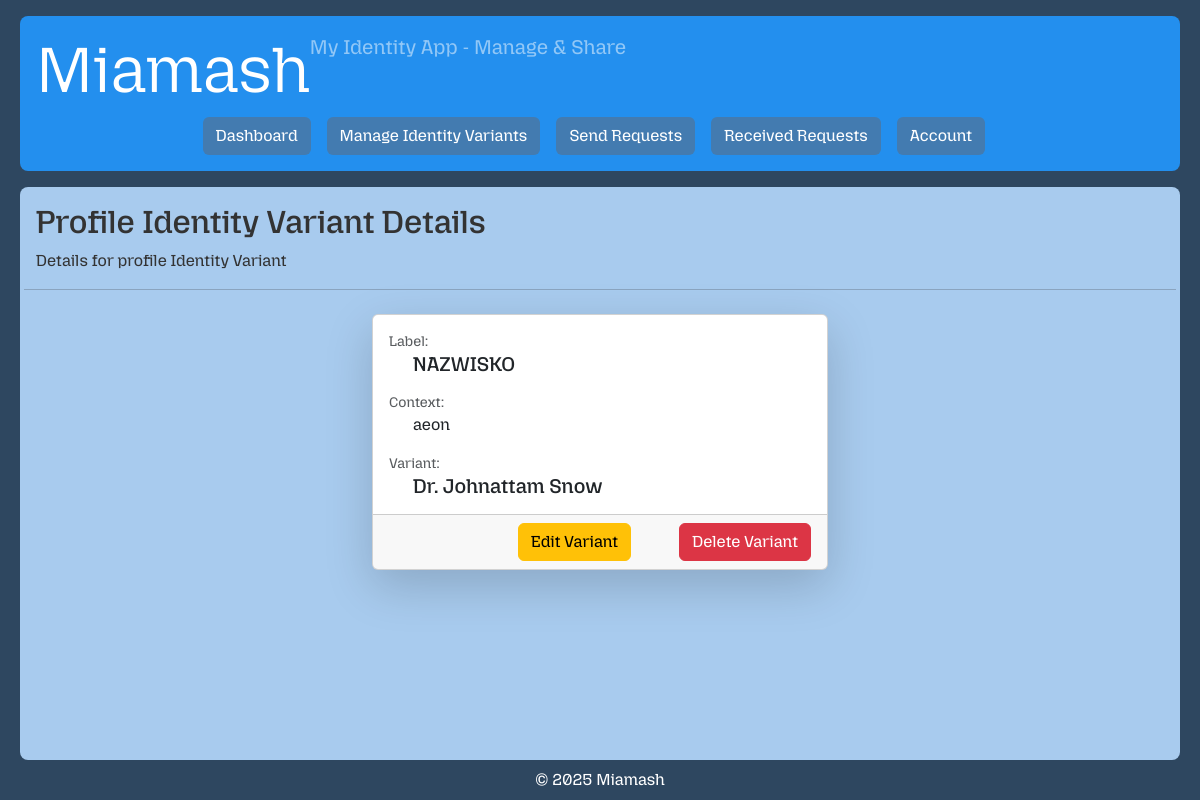
The app's page /profile/identity-variant/4/ (signed in), older data.
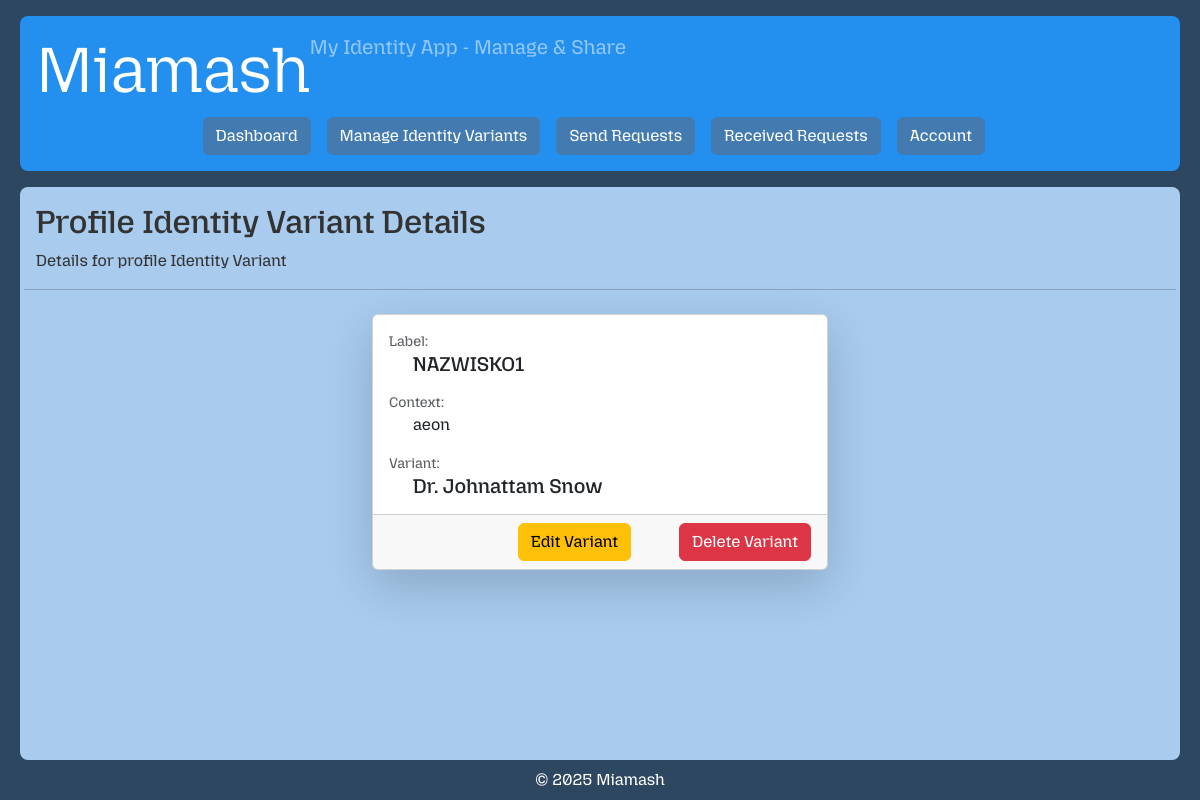
The same page, newer data.
### core/models.py (models this page shows, shortened)
class ProfileIdentityVariant(models.Model):
    user = models.ForeignKey(User, on_delete=models.CASCADE, related_name='identity_variants')
    label = models.CharField(max_length=50)
    context = models.TextField(blank=True)
    variant = models.CharField(max_length=100)

### web/views.py (the view)
# urls.py: path('profile/identity-variant/<int:pk>/', ProfileIdentityVariantDetailView.as_view(), name='profile-identity-variant-detail'),
class ProfileIdentityVariantDetailView(ProfileIdentityVariantOwnerPermissionMixin, DetailView):
    template_name = 'private/profile_identity_variant_detail.html'
    context_object_name = 'profile_identity_variant'

### web/permissions.py (called while the page is built)
    def get_queryset(self):
        return self.model.objects.filter(user=self.request.user)

### web/templates/private/profile_identity_variant_detail.html (shortened to what this page needs)
{% extends 'private/base.html' %}
{% block content %}
<div class="row align-items-center mb-2">
    <div class="col">
        <h2>Profile Identity Variant Details</h2>
        <p>Details for profile Identity Variant</p>
    </div>
    <hr>
</div>
<div class="row justify-content-center">
    <div class="col-md-8 col-lg-6 col-xl-5">
        <div class="card shadow-lg m">
            <div class="card-body">
                <p class="text-muted mb-0 small">Label:</p>
                <h5 class="card-text ps-4">{{ profile_identity_variant.label }}</h5>
                <p class="text-muted mb-0 mt-3 small">Context:</p>
                <p class="card-text ps-4">{{ profile_identity_variant.context }}</p>
                <p class="text-muted mb-0 small">Variant:</p>
                <h5 class="card-text ps-4">{{ profile_identity_variant.variant }}</h5>
            </div>
            <div class="card-footer d-flex gap-4 justify-content-end">
                <span>
                    <a class="btn btn-warning me-4" href="{% url 'profile-identity-variant-update' profile_identity_variant.id %}">Edit Variant</a>
                </span>
                <span>
                    <form method="POST"
                        action="{% url 'profile-identity-variant-delete' profile_identity_variant.id %}">
                        <button class="btn btn-danger" type="submit"
                            onclick="return confirm('Are you sure you want to delete this variant? If this variant has been shared that will also be removed.');">
                            Delete Variant
                        </button>
                    </form>
                </span>
            </div>
        </div>
    </div>
</div>
{% endblock %}

Row changes from the older to the newer data that the page shows:
changed ProfileIdentityVariant "Dr. Johnattam Snow": label "NAZWISKO" → "NAZWISKO1"
